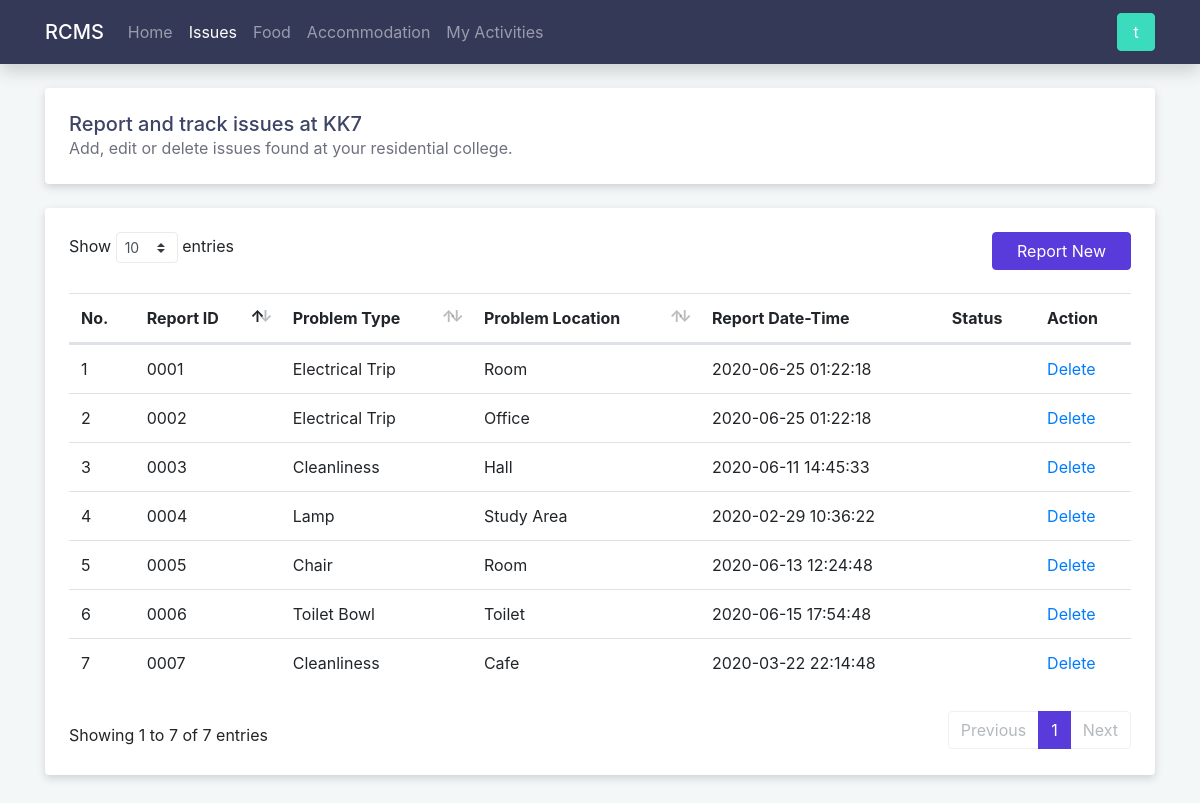
Page /issues (signed in) on the committed database.
### tables this page shows
CREATE TABLE issue
(
    id         INTEGER UNSIGNED AUTO_INCREMENT PRIMARY KEY,
    user_id    INTEGER UNSIGNED NOT NULL,
    type       VARCHAR(100)     NOT NULL,
    location   VARCHAR(100)     NOT NULL,
    details    VARCHAR(5000)    NOT NULL,
    img        VARCHAR(2083),
    status     TINYINT UNSIGNED NOT NULL DEFAULT 0,
    created_at TIMESTAMP        NOT NULL DEFAULT CURRENT_TIMESTAMP,
    updated_at TIMESTAMP        NOT NULL DEFAULT CURRENT_TIMESTAMP ON UPDATE CURRENT_TIMESTAMP
);

### src/models/Database.php (called while the page is built)
<?php
class Database
{
    private ?PDO $connection;
    private string $dbname;
    private string $username;
    private string $password;
    private string $host;
    private string $port;
    private string $charset;
    public function __construct(string $dbname, string $username, string $password, string $host = 'localhost', string $port = '3306', string $charset = 'utf8mb4')
    {
        $this->dbname = $dbname;
        $this->username = $username;
        $this->password = $password;
        $this->host = $host;
        $this->port = $port;
        $this->charset = $charset;
    }
    public function getConnection(): PDO
    {
        if (!isset($this->connection)) {
            $dsn = "mysql:dbname=$this->dbname;host=$this->host;port=$this->port;charset=$this->charset";
            $options = [
                PDO::ATTR_DEFAULT_FETCH_MODE => PDO::FETCH_ASSOC,
                PDO::ATTR_ERRMODE => PDO::ERRMODE_EXCEPTION,
                PDO::ATTR_EMULATE_PREPARES => false,
                PDO::MYSQL_ATTR_FOUND_ROWS => true,
            ];
            try {
                $this->connection = new PDO($dsn, $this->username, $this->password, $options);
            } catch (PDOException $e) {
                throw $e;
            }
        }
        return $this->connection;
    }
    public function closeConnection(): void
    {
        $this->connection = null;
    }
}

### src/models/IssueModel.php (called while the page is built, shortened)
<?php
class IssueModel
{
    private PDO $connection;
    public function __construct(PDO $connection)
    {
        $this->connection = $connection;
    }
    public function getReportsByUserId(int $userId): array
    {
        try {
            $stmt = $this->connection->prepare('SELECT * FROM issue WHERE user_id = ?');
            $stmt->execute([$userId]);
            $data = $stmt->fetchAll();
            return $data;
        } catch (PDOException $exception) {
            error_log('IssueModel: getReportsByUserId: ' . $exception->getMessage() . 'userId: ' . $userId);
            throw $exception;
        }
    }
}

### src/modules/issues/issues.php (the view, shortened to what this page needs)
<?php
include '../src/templates/header.php';
include '../src/templates/navbar.php';
include '../src/models/IssueModel.php';
if (isset($_SESSION['user_id'])) {
    $db = new Database(DATABASE_NAME, DATABASE_USERNAME, DATABASE_PASSWORD);
    $server_err = false;
    try {
        $model = new IssueModel($db->getConnection());
        $records = $model->getReportsByUserId($_SESSION['user_id']);
    } catch (PDOException $exception) {
        $server_err = true;
    }
}
?>
<main class="container">
    <?php if (isset($_SESSION['user_id'])) : ?>
        <?php if (!$server_err) : ?>
            <div class="card p-4 mb-4">
                <h5 class="text-primary m-0">Report and track issues at KK<?= $_SESSION['user_college_id'] ?></h5>
                <p class="text-secondary m-0">Add, edit or delete issues found at your residential college.</p>
            </div>
            <div class="card p-4">
                <div class="table-responsive">
                    <a href="issues/new" type="button" class="btn btn-primary float-none d-block float-md-right px-4 mb-4 mb-md-0">Report New</a>
                    <table class="table header-border table-hover w-100 py-3 table-responsive-sm" id="table">
                        <thead>
                        <tr>
                            <th>No.</th>
                            <th>Report ID</th>
                            <th>Problem Type</th>
                            <th>Problem Location</th>
                            <th>Report Date-Time</th>
                            <th>Status</th>
                            <th>Action</th>
                        </tr>
                        </thead>
                        <tbody id="myTable" onload="editable()">
                        <?php foreach ($records as $record): ?>
                            <tr>
                                <td></td>
                                <td><?= sprintf( '%04d', $record['id'] ) ?></td>
                                <td><?= $record['type'] ?></td>
                                <td><?= $record['location'] ?></td>
                                <td><?= $record['created_at'] ?></td>
                                <td><?= $record['status'] ?></td>
                                <td></td>
                            </tr>
                        <?php endforeach; ?>
                        </tbody>
                    </table>
                </div>
            </div>
        <?php else : include '../src/templates/server_err.php'; endif; ?>
    <?php else : include '../src/templates/acc_req.php'; endif; ?>
</main>
<?php include '../src/templates/footer.php' ?>

### public/assets/css/custom.css (style rules this page uses)
:root { --background: #F3F7F7; --primary: #593BDB; --primary-dark: #5035C5; --secondary: #3BDBBE; --secondary-dark: #35C5AB; --danger: #FA5C7C; --danger-dark: #E15370; --navbar: #343957; --text-primary: #3D4465; --text-secondary: #6E707E; }
body { background-color: var(--background); }
main { padding-top: 5.5rem; padding-bottom: 3rem; position: relative; }
.btn-primary { background-color: var(--primary); border-color: var(--primary); }
.card { border: 0; transition: 0.3s; box-shadow: 0 0.2rem 0.5rem rgba(0, 0, 0, 0.15); }
.text-primary { color: var(--text-primary) !important; }
.text-secondary { color: var(--text-secondary) !important; }

### rows in the picture
issue: id "0001", type "Electrical Trip", location "Room", created_at "2020-06-25 01:22:18"
issue: id "0002", type "Electrical Trip", location "Office", created_at "2020-06-25 01:22:18"
issue: id "0003", type "Cleanliness", location "Hall", created_at "2020-06-11 14:45:33"
issue: id "0004", type "Lamp", location "Study Area", created_at "2020-02-29 10:36:22"
issue: id "0005", type "Chair", location "Room", created_at "2020-06-13 12:24:48"
issue: id "0006", type "Toilet Bowl", location "Toilet", created_at "2020-06-15 17:54:48"
issue: id "0007", type "Cleanliness", location "Cafe", created_at "2020-03-22 22:14:48"

### other values in the picture
$_SESSION['username'][0] "t"
$_SESSION['user_college_id'] "7"
